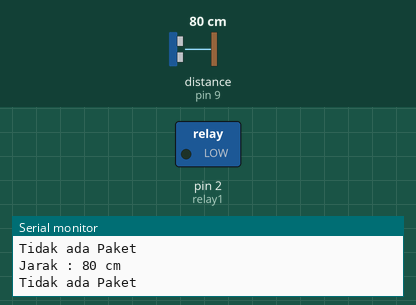
The sketch below on a simulated Arduino Uno, built with avr-gcc and run on an emulated ATmega328P. Parts: switched loads named in the sketch (green lamp = pin HIGH), the last lines printed to the serial monitor. Wiring (inferred from the names in the program): ultrasonic range finder: trigger pin 8; echo pin 9. The test bench sets the inputs (shaded band); at power-on: distance to the obstacle (sensor on pin 9) 80 cm. The echo pulse lasts 58.3 µs per cm; pins used as bus, display or sensor lines are not drawn.

Above: at 1.5 s.
1.6 s: distance to the obstacle (sensor on pin 9) set to 36 cm
3.3 s: distance to the obstacle (sensor on pin 9) set to 30 cm
At 4.6 s:
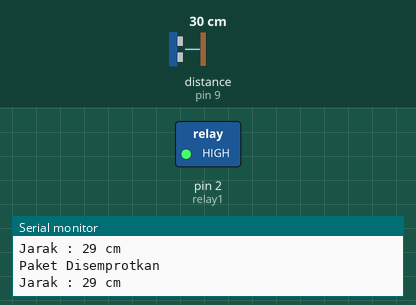
5.0 s: distance to the obstacle (sensor on pin 9) set to 35 cm
At 6.5 s:
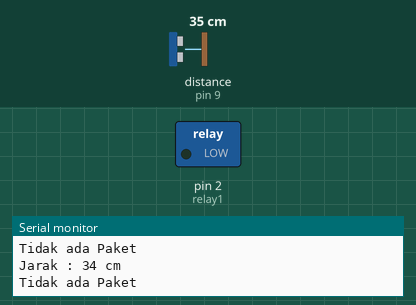
7.1 s: distance to the obstacle (sensor on pin 9) set to 2 cm
At 8.3 s:
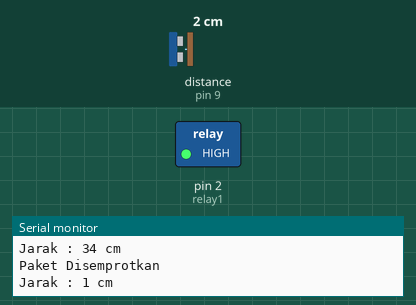
Timing chart, 0 to 10.1 s (numbered marks = the images above; inputs shaded):
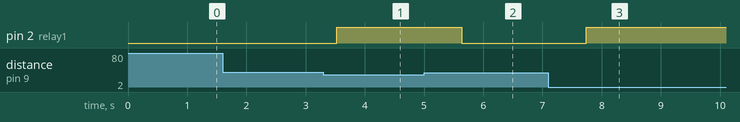

Measured:
- the behaviour switches between 32 and 31 cm on distance to the obstacle (sensor on pin 9) (found by bisection; images 0 and 1)
- after the input at 3.3 s, pin 2 (relay1): LOW → HIGH after 0.23 s
- after the input at 5.0 s, pin 2 (relay1): HIGH → LOW after 0.63 s
- after the input at 7.1 s, pin 2 (relay1): LOW → HIGH after 0.64 s

The sketch:

Ultrasonik.ino
```cpp
//================ Inisialisasi pin HC-RS04
//Pin Input
#define trigPin 8
#define echoPin 9
//Pin Output
#define relay1 2


void setup() {
  Serial.begin(9600); // digunakan untuk komunikasi Serial dengan komputer
  pinMode(trigPin, OUTPUT); // set pin trigger menjadi OUTPUT
  pinMode(echoPin, INPUT); // set pin echo menjadi INPUT
  pinMode(relay1, OUTPUT); // set pin relay1 menjadi OUTPUT
  digitalWrite(relay1, OUTPUT);
}
void loop() {
  // program di bawah ini agar trigger memancarakan sensor ultrasonic
  long durasi, jarak;
  digitalWrite(trigPin, LOW);
  delayMicroseconds(2);
  digitalWrite(trigPin, HIGH);
  delayMicroseconds(10);
  digitalWrite(trigPin, LOW);

  durasi = pulseIn(echoPin, HIGH); // waktu pemantulan gelombang
  jarak = (durasi/2) / 29;

  if(jarak <= 30){
    Serial.println("Paket Disemprotkan");
    digitalWrite(relay1, HIGH);
    delay(200);
  }
  else {
    Serial.println("Tidak ada Paket");
    digitalWrite(relay1, LOW);
    delay(200);
  }
  Serial.print("Jarak : ");
  Serial.print( jarak );
  Serial.println(" cm"); // menampilkan jarak pada Serial Monitor
  delay(500);
}
```
